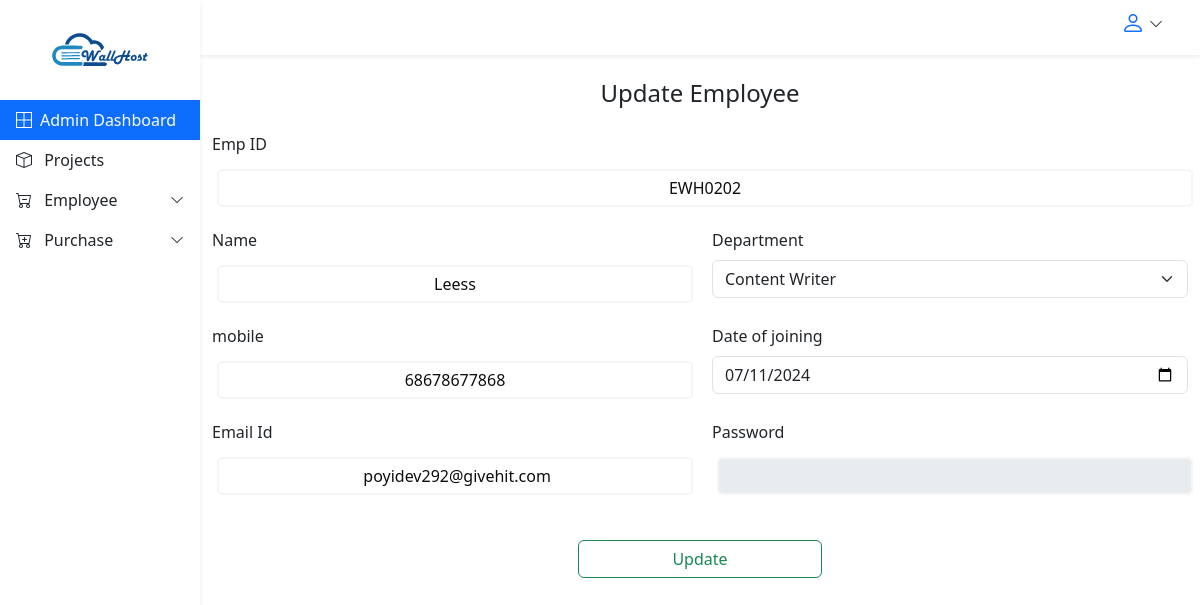
Page /admin/employee/edit.php?id=11 on the committed database.
### tables this page shows
CREATE TABLE IF NOT EXISTS `employees` (
  `id` bigint unsigned NOT NULL AUTO_INCREMENT,
  `emp_id` varchar(255) DEFAULT NULL,
  `emp_name` varchar(255) DEFAULT NULL,
  `emp_dep` varchar(255) DEFAULT NULL,
  `emp_mobile` varchar(255) DEFAULT NULL,
  `emp_doj` varchar(255) DEFAULT NULL,
  `emp_email` varchar(255) DEFAULT NULL,
  `emp_pass` varchar(255) DEFAULT NULL,
  `created_at` timestamp NULL DEFAULT NULL,
  PRIMARY KEY (`id`),
  KEY `empID_index` (`emp_id`)
);

### Database.php (called while the page is built, shortened)
<?php
class Database {
    private $conn;
    public function __construct()
    {
        $this->conn = mysqli_connect(DB_HOST, DB_USER, DB_PASSWORD, DB_DATABASE);
    }
    public function getConnection()
    {
        return $this->conn;
    }
}
?>

### Model/Employee.php (called while the page is built, shortened)
<?php
class Employee extends Database
{
  private $conn;
  public function __construct()
  {
    $this->conn = $this->getConnection();
  }
  public function edit($id)
  {
    $sql = "SELECT * FROM employees WHERE id= $id";
    $res = $this->conn->query($sql);
    if ($res->num_rows > 0) {
      $data = $res->fetch_assoc();
      return $data;
    } else {
      return [];
    }
  }
}

### admin/employee/edit.php (the view, shortened to what this page needs)
<?php
require MODEL_PATH."/Employee.php";
?>
<?php
$emp = new Employee();
?>
<div class="container-fluid">
  <div class="row">
    <?php
    require(__DIR__ . '/../layouts/sidebar.php');
    ?>
      <main class="container-fluid">
        <div class="add-employee">
          <h4 class="text-center mb-3">Update Employee</h4>
          <?php
          if(isset($_GET['id'])){
            $emp_id = $_GET['id'];
            $res = $emp->edit($emp_id);
          }
          ?>
          <div class="mt-4">
            <form action="<?= $_SERVER['PHP_SELF'] ?>" method="post">
              <div class="row">
                <div class="col-lg-12 mb-3">
                  <label class="form-label">Emp ID</label>
                  <input type="text" class="form-control" name="emp_id" value="<?=$res['emp_id'] ?>">
                </div>
                <div class="col-lg-6 mb-3">
                  <label class="form-label">Name</label>
                  <input type="text" class="form-control" name="emp_name" value="<?=$res['emp_name'] ?>">
                </div>
                <div class="col-lg-6 mb-3">
                  <label class="form-label">Department</label>
                  <select class="form-select" name="emp_dep">
                    <option value="Content Writer" <?= $res['emp_dep'] == 'Content Writer' ? 'selected' : ''?>>Content Writer</option>
                  </select>
                </div>
                <div class="col-lg-6 mb-3">
                  <label class="form-label">mobile</label>
                  <input type="text" class="form-control" name="emp_mobile" value="<?=$res['emp_mobile'] ?>">
                </div>
                <div class="col-lg-6 mb-3">
                  <label class="form-label">Date of joining</label>
                  <input type="date" class="form-control" name="emp_doj" value="<?=$res['emp_doj'] ?>">
                </div>
                <div class="col-lg-6 mb-3">
                  <label class="form-label">Email Id</label>
                  <input type="text" class="form-control" name="emp_email" value="<?=$res['emp_email'] ?>">
                </div>
                <div class="col-lg-6 mb-3">
                  <label class="form-label">Password</label>
                  <input type="text" class="form-control" name="emp_pass" required disabled>
                </div>
                <div class="col-12">
                  <div class="my-4 text-center ">
                    <button class="btn btn-outline-success w-25" type="submit" name="employee_update_submit">Update</button>
                  </div>
                </div>
              </div>
            </form>
          </div>
        </div>
      </main>
    </div>
  </div>
</div>
<?php
include('../../layouts/footer.php');
?>

### assets/css/style.css (style rules this page uses)
body { font-family: 'Barlow', sans-serif; }
input[type=text] { border: none; color: #0d0d0d; padding: 15px 32px; text-align: center; text-decoration: none; display: inline-block; font-size: 16px; margin: 5px; border: 2px solid #f6f6f6; -webkit-transition: all 0.5s ease-in-out; -moz-transition: all 0.5s ease-in-out; -ms-transition: all 0.5s ease-in-out; -o-transition: all 0.5s ease-in-out; transition: all 0.5s ease-in-out; -webkit-border-radius: 5px 5px 5px 5px; border-radius: 5px 5px 5px 5px; }
input[type=text]:placeholder { color: #cccccc; }

### rows in the picture
employees: emp_id "EWH0202", emp_name "Leess", emp_dep "Content Writer", emp_mobile "68678677868", emp_doj "07/11/2024", emp_email "poyidev292@givehit.com"
